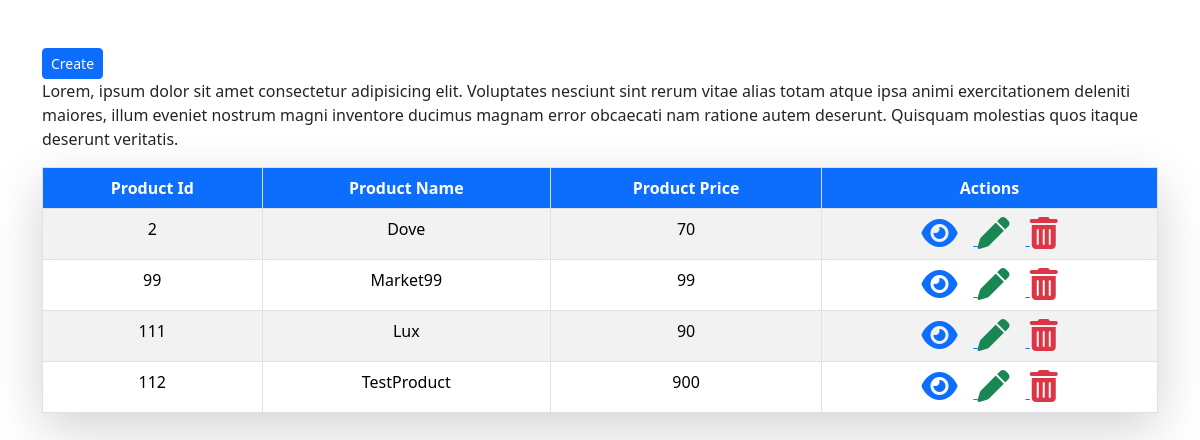
The app's page /, older data.
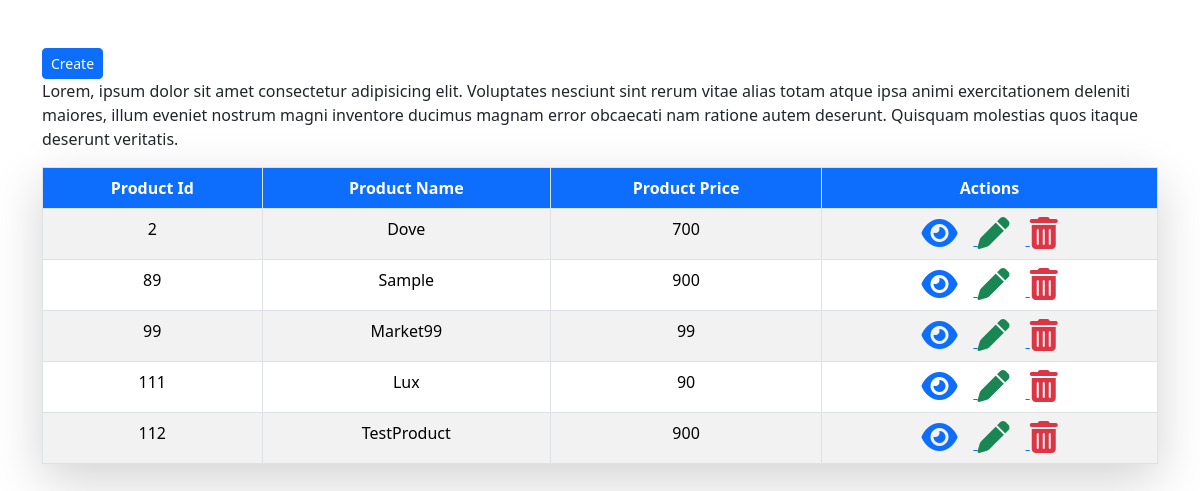
The same page, newer data.
### myapp/models.py (models this page shows)
class Product(models.Model):
    ProductId =models.IntegerField(primary_key=True)
    ProductName = models.CharField(max_length=40)
    ProductPrice = models.IntegerField()

### myapp/views.py (the view)
# urls.py: path('',views.getproducts),
def getproducts(request):
    prods = Product.objects.all()
    return render(request,'myapp/products.html',{'prods':prods})

### templates/myapp/products.html (shortened to what this page needs)
<!DOCTYPE html>
<html lang='en'>
<head>
    <link href="https://cdn.jsdelivr.net/npm/bootstrap@5.3.8/dist/css/bootstrap.min.css" rel="stylesheet">
    <link rel="stylesheet" href="https://cdnjs.cloudflare.com/ajax/libs/font-awesome/6.7.2/css/all.min.css">
    <link rel="stylesheet"
href="https://cdnjs.cloudflare.com/ajax/libs/animate.css/4.1.1/animate.min.css">
</head>
<body>
        <div class="container animate__animated animate__fadeIn mt-5">
            <a href="/register" class="btn btn-sm btn-primary">Create</a>
            <p class="teal">
                Lorem, ipsum dolor sit amet consectetur adipisicing elit. Voluptates nesciunt sint rerum vitae alias totam atque ipsa animi exercitationem deleniti maiores, illum eveniet nostrum magni inventore ducimus magnam error obcaecati nam ratione autem deserunt. Quisquam molestias quos itaque deserunt veritatis.
            </p>
            {%if prods%}
            <table class="table table-bordered table-striped text-center  shadow-lg">
                <thead>
                    <tr>
                        <th class="bg-primary text-white">Product  Id</th>
                        <th class="bg-primary text-white">Product Name</th>
                        <th class="bg-primary text-white">Product Price</th>
                        <th class="bg-primary text-white">Actions</th>
                    </tr>
                </thead>
                <tbody>
                    {%for prod in prods%}
                        <tr>
                            <td>{{prod.ProductId}}</td>
                            <td>{{prod.ProductName}}</td>
                            <td>{{prod.ProductPrice}}</td>
                            <td>
                               <a href="/detail/{{prod.ProductId}}/">
                                <i class="fa fa-eye fa-2x me-3"></i>
                               </a>
                               <a href="/edit/{{prod.ProductId}}/">
                                <i class="fa fa-pen fa-2x text-success me-3"></i>
                               </a>
                                <a href="/delete/{{prod.ProductId}}/">
                                <i class="fa fa-trash-alt fa-2x text-danger"></i>
                               </a>
                            </td>
                        </tr>
                    {%endfor%}
                </tbody>
            </table>
            {%else%}
            <p class="h1  text-center text-danger">Products Not Found</p>
            {%endif%}
        </div>
</body>
</html>

Row changes from the older to the newer data that the page shows:
changed Product "Dove": ProductPrice "70" → "700"
added Product: ProductId "89", ProductName "Sample", ProductPrice "900"
